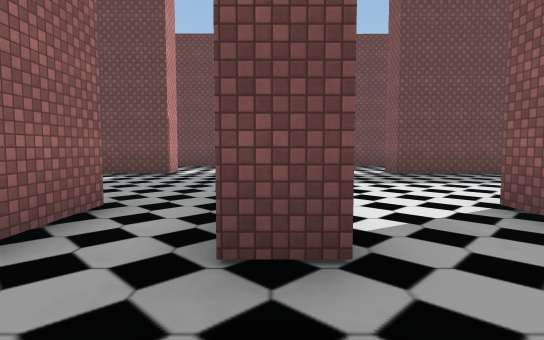
view 1 (above)

24 first-person views from a walk through a scene from a Unity 3-D project. The camera is 1.4 m above the floor, tilts 4° down and sees 80° across. The floor is counted in squares, 2 m on a side. Each view is taken from the middle of a square. On the plan, view 1 faces up. The plan holds only what a view shows up to about 10 squares ahead; the rest is blank. The place goes on beyond the plan. Some surface patterns are stand-ins.

view 2
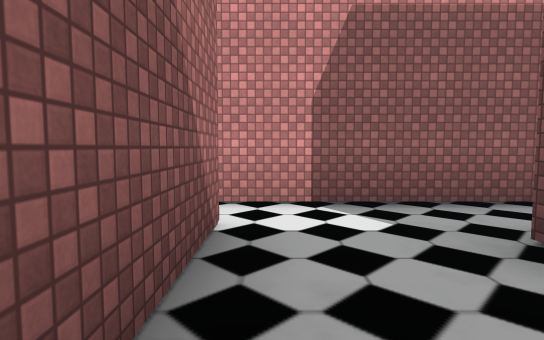

view 3
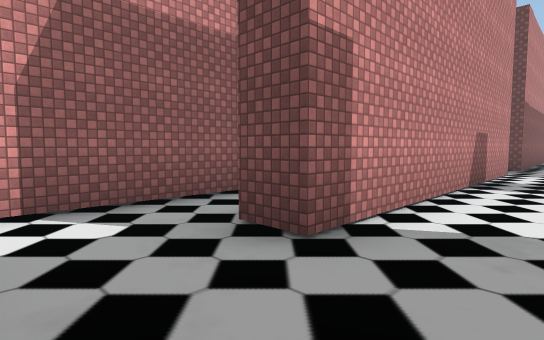

view 4
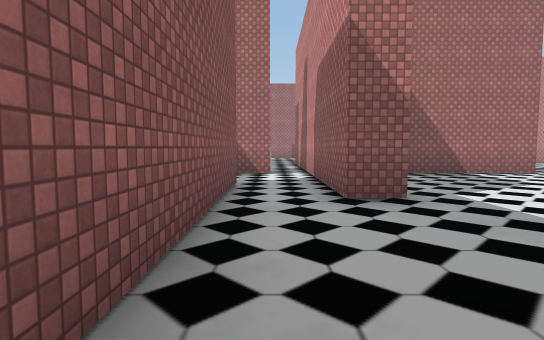

view 5
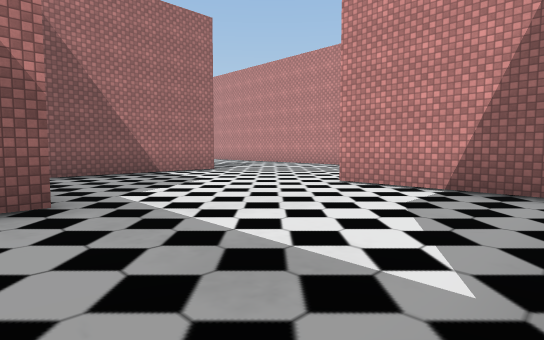

view 6
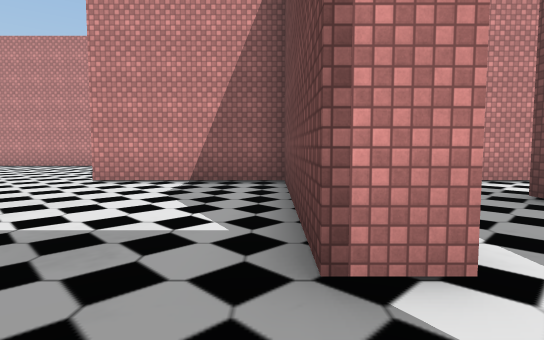

view 7
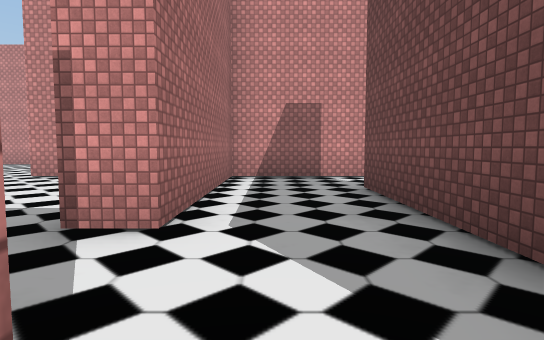

view 8
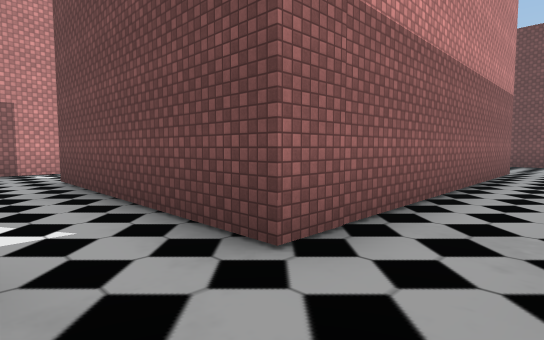

view 9
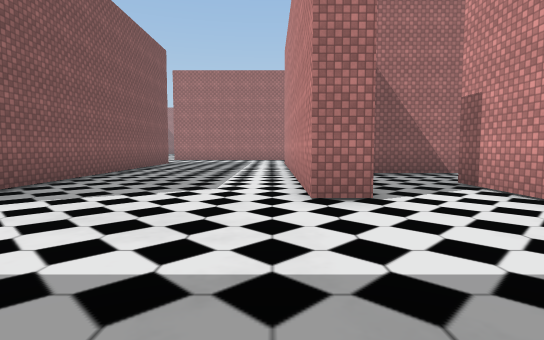

view 10
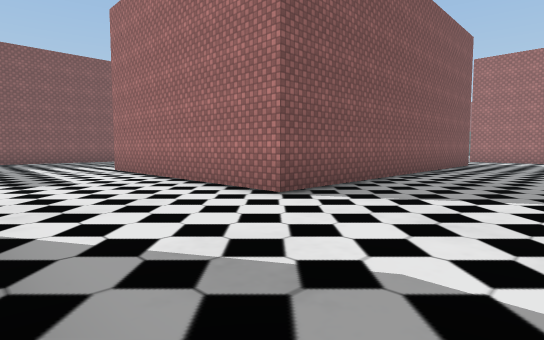

view 11
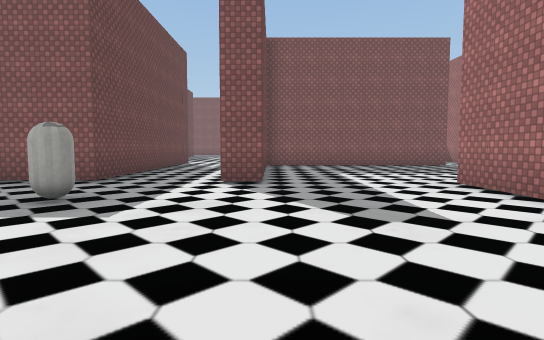

view 12
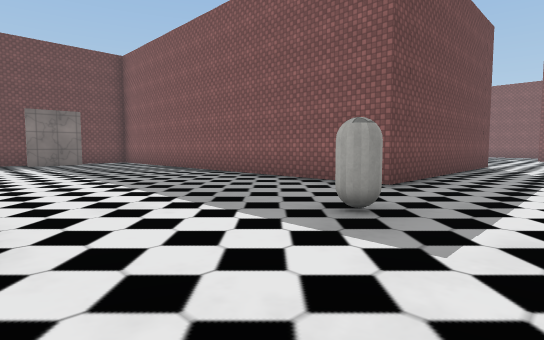

view 13
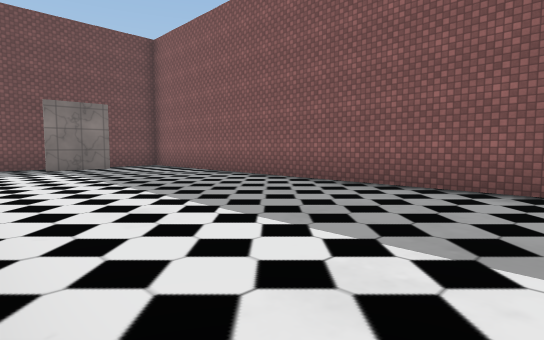

view 14
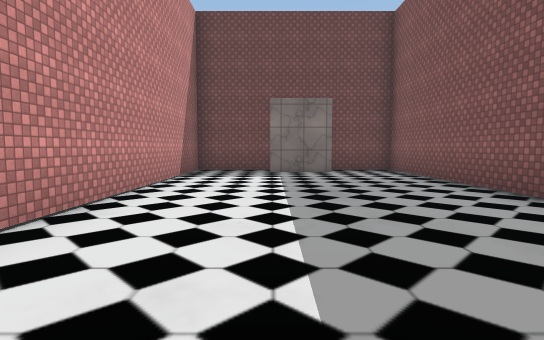

view 15
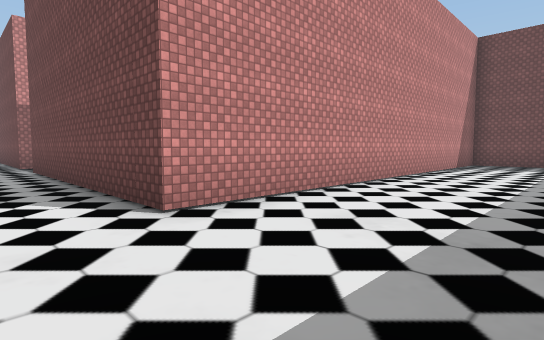

view 16
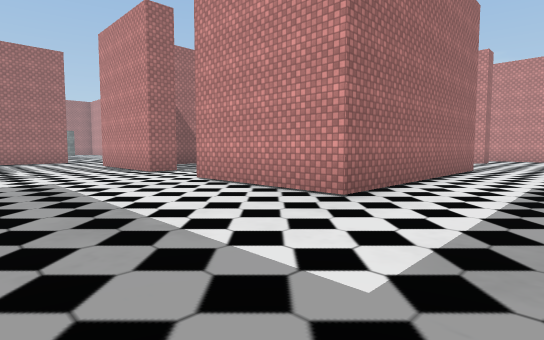

view 17
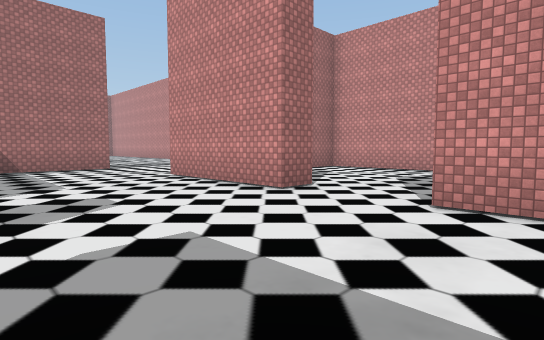

view 18
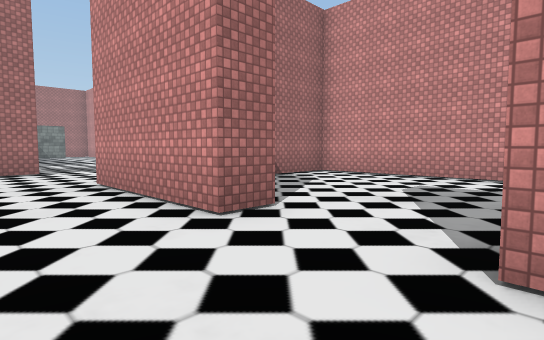

view 19
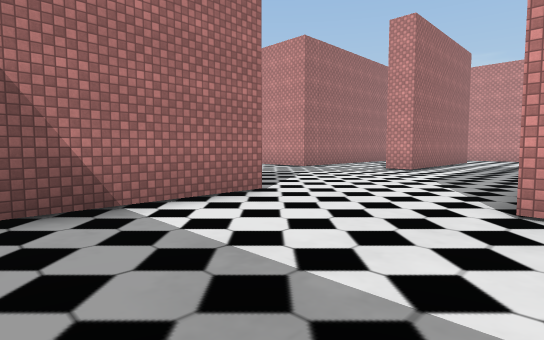

view 20
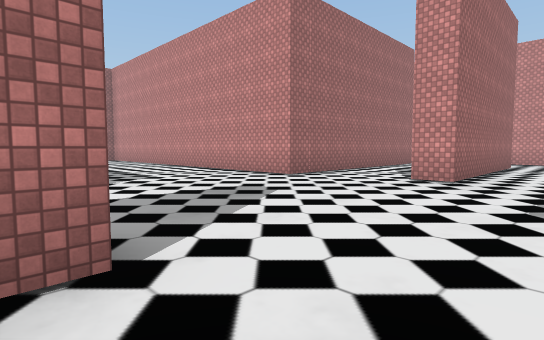

view 21
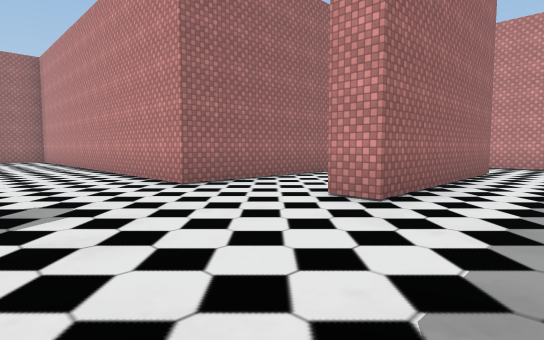

view 22
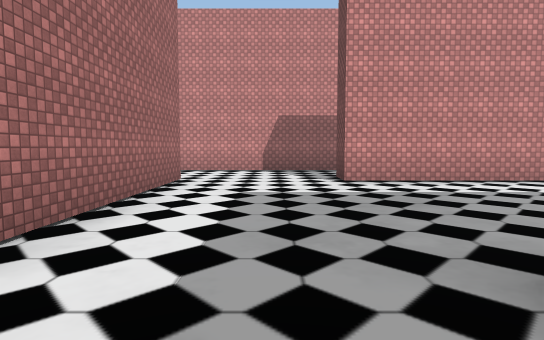

view 23
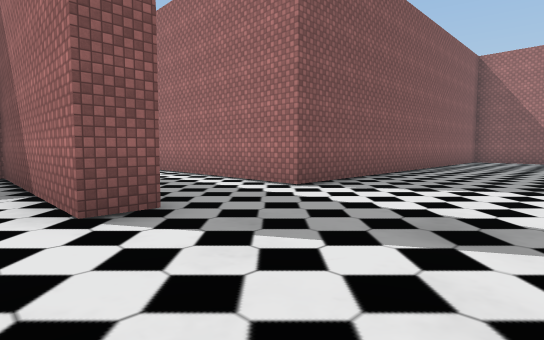

view 24
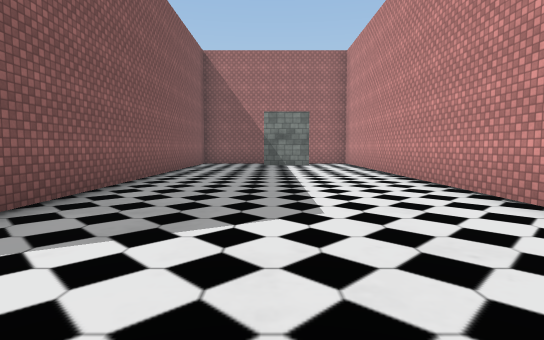

### Floor plan
Ten units are one square. View 1 is at (0, 0); x grows to the right and y downward. Boxes are objects, and circles mark ways between rooms. Rooms are numbered by the first view taken in them; rooms with no view inside come last. Other rooms are left out.
<svg viewBox="-85 -242 285 457">
<path fill="none" stroke="#000" d="M-20 -16 -20 19M-10 5 5 5M5 -19 -3 -19M5 -34 5 -19M27 -31 27 -38M5 5 15 5M-29 -38 -20 -38 -20 -16M-26 -83 -76 -83 -76 -42M-3 -19 -3 -72M-80 5 -35 5M-76 -124 -76 -91 -26 -91 -26 -83M5 -116 -55 -116M83 29 83 -45 151 -45 151 -6M142 17 151 17 151 56M27 -38 35 -38 35 55 26 55M59 -83 32 -83 32 -90M5 50 5 98M31 88 91 88 91 98M154 98 154 88 195 88M5 -98 5 -34M52 125 98 125 98 210M188 -83 154 -83 154 -90M195 -116 156 -116 156 -237 138 -237M5 -199 5 -116M158 210 158 125 195 125M138 -230 119 -230M121 -237 98 -237 98 -116 24 -116"/>
<rect x="125" y="-115" width="10" height="10" fill="#bbb"><title>capsule</title></rect>
<circle cx="0" cy="-5" r="3" fill="#2a7"/>
<circle cx="-10" cy="-25" r="3" fill="#2a7"/>
<circle cx="15" cy="-25" r="3" fill="#2a7"/>
<circle cx="-15" cy="-90" r="3" fill="#2a7"/>
<circle cx="0" cy="-105" r="3" fill="#2a7"/>
<text x="-10" y="-10">1</text>
<text x="10" y="-20">2</text>
<text x="-50" y="-40">3</text>
<text x="-40" y="-110">4</text>
<text x="80" y="0">5</text>
</svg>
Room 1 opens to room 2. Room 1 opens to room 3. Room 2 opens to room 5. Room 3 opens to room 4. Room 4 opens to room 5.

Where each view was taken, in squares from view 1:
view 1: 0 up, 0 right, facing up
view 2: 0 up, 2 right, facing left
view 3: 0 up, 2 right, facing up-left
view 4: 8 up, 1 left, facing down
view 5: 8 up, 2 left, facing down-left
view 6: 8 up, 1 left, facing left
view 7: 10 up, 0 right, facing left
view 8: 10 up, 2 right, facing up-left
view 9: 8 up, 4 right, facing down
view 10: 8 up, 5 right, facing down-right
view 11: 8 up, 9 right, facing right
view 12: 9 up, 10 right, facing up-right
view 13: 12 up, 10 right, facing up-right
view 14: 14 up, 12 right, facing up
view 15: 10 up, 13 right, facing up-left
view 16: 7 up, 19 right, facing down-left
view 17: 2 up, 19 right, facing down-left
view 18: 1 up, 17 right, facing down-left
view 19: 5 down, 19 right, facing down-left
view 20: 7 down, 16 right, facing down-left
view 21: 7 down, 13 right, facing down-left
view 22: 7 down, 10 right, facing left
view 23: 8 down, 12 right, facing down-right
view 24: 11 down, 13 right, facing down
